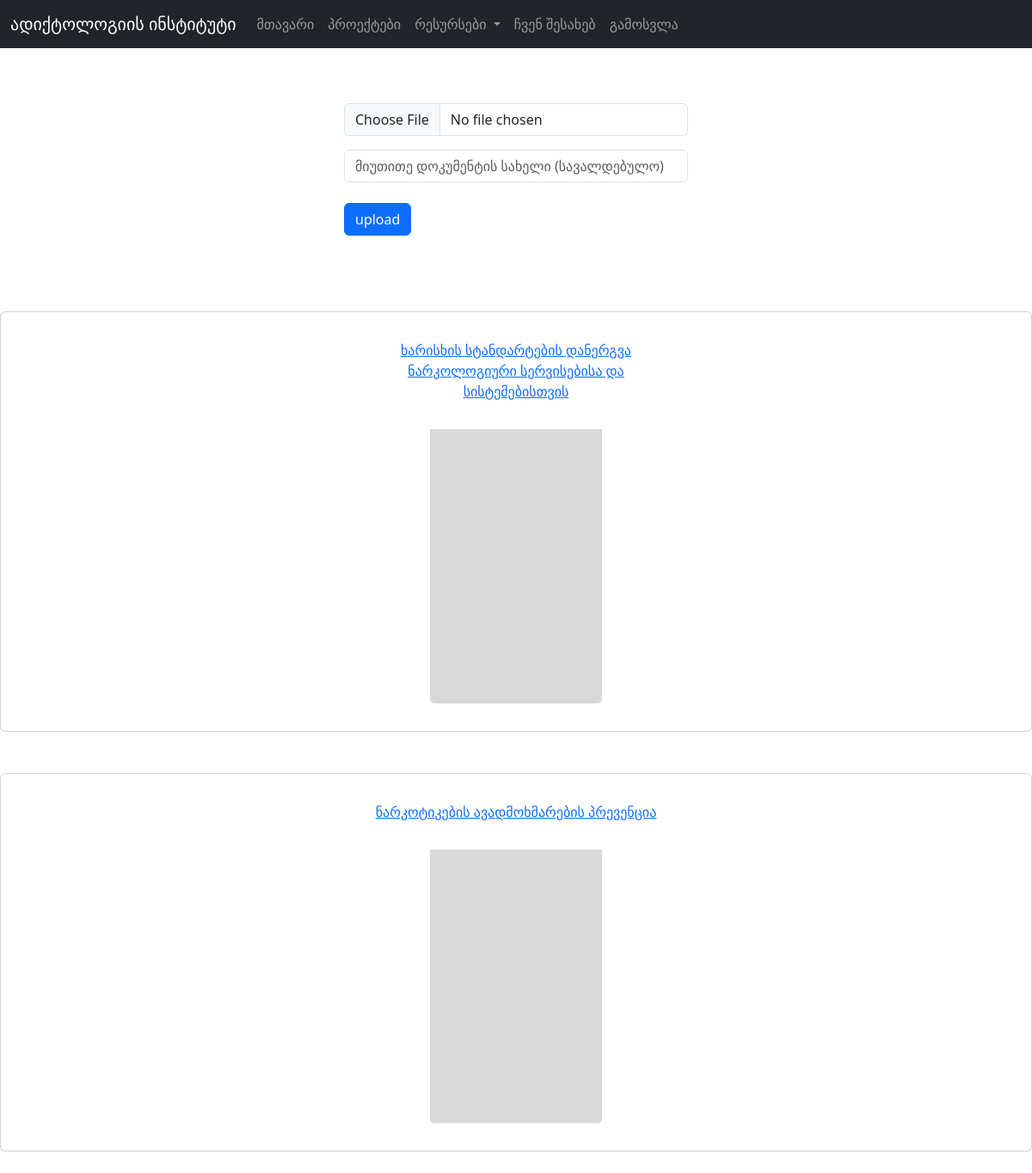
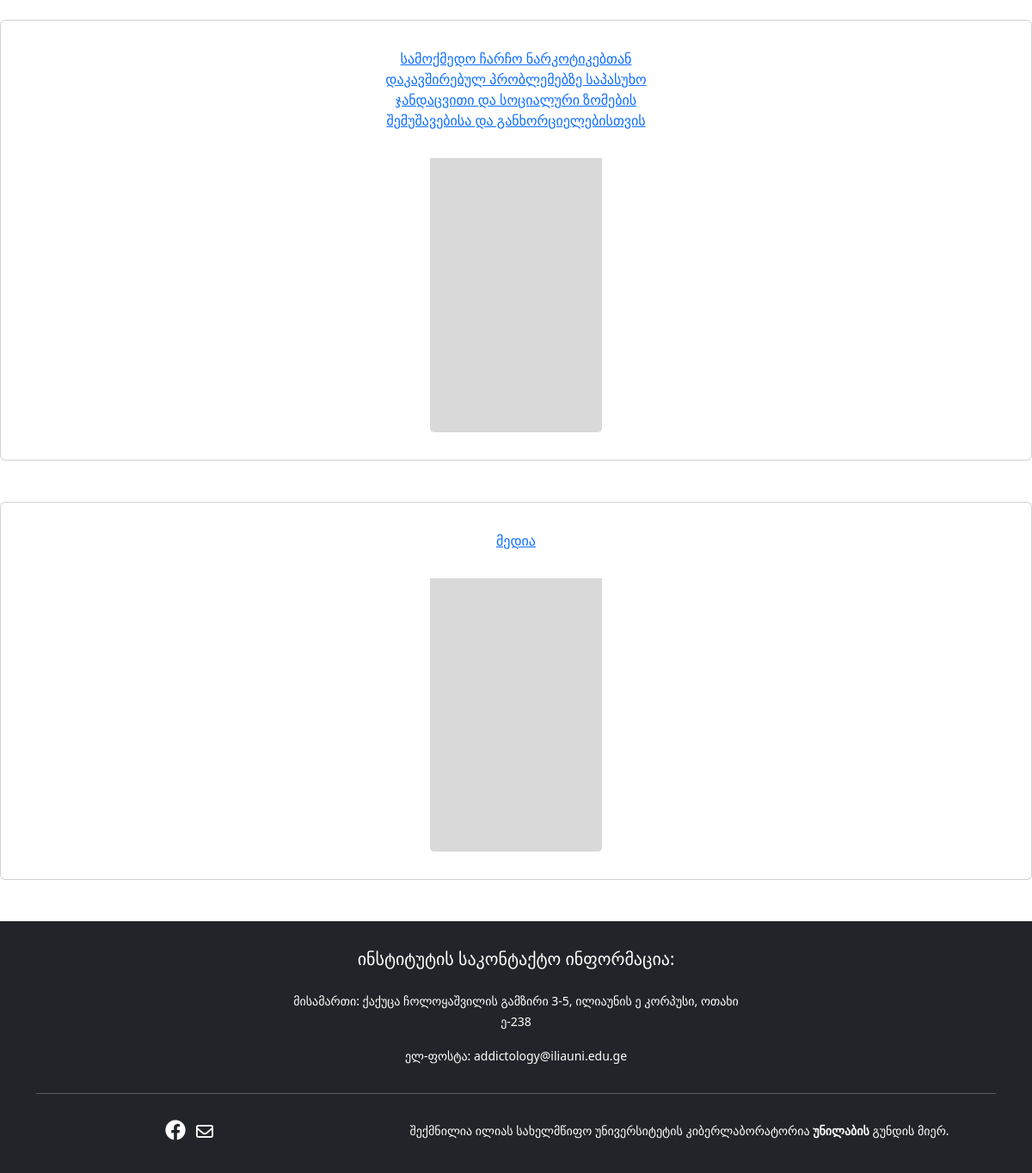
Page /publications/books (signed in) on the committed database (2 pictures, top to bottom).
### addiction/models/file.py (models this page shows)
class File(BaseModel):
    __tablename__='files'
    id=db.Column(db.Integer, primary_key=True)
    filename=db.Column(db.String(200))
    displayname=db.Column(db.String(200))
    file_path=db.Column(db.String(500))
    category=db.Column(db.String(200))

### addiction/views/publications/routes.py (the view, shortened to what this page needs)
@publication_blueprint.route("/publications/<string:category>", methods=['GET', 'POST'])
def publication(category):
    publications=File.query.filter_by(category=category).all()
    form=UploadForm()
    return render_template("publications/publications.html", publications=publications, name_dict=name_dict, category=category, form=form)

### addiction/views/publications/forms.py
class UploadForm(FlaskForm):
    pdf=FileField(validators=[ FileAllowed ( ["pdf"])])
    upload=SubmitField('upload')
    displayname=StringField("მიუთითე დოკუმენტის სახელი (სავალდებულო)", validators=[DataRequired("დოკუმენტის სახელი სავალდებულოა"), length(min=3, max=500)])

### addiction/__init__.py (called while the page is built)
def register_extensions(app):
    db.init_app(app)
    migrate.init_app(app, db)
    login_manager.init_app(app)
    login_manager.login_view="auth.login"
    @login_manager.user_loader
    def load_user(_id):
        return User.query.get(_id)
    admin.index_view=SecureAdminView()
    admin.init_app(app)
    admin.add_view(HomeModelView(Home, db.session))
    admin.add_view(StaffModelView(Staff, db.session))
    admin.add_view(UserModelView(User, db.session))
    admin.add_view(RoleModelView(Role, db.session))
    admin.add_view(FileModelView(File, db.session))
    admin.add_view(ProjectModelView(Project, db.session))
    admin.add_link(MenuLink("Go back", url="/", icon_type="fa", icon_value="fa-sign-out"))

### addiction/models/user.py (called while the page is built)
    def has_role(self, role):
        return role in [userrole.name for userrole in self.roles]

### addiction/templates/publications/publications.html (shortened to what this page needs)
{%extends "layouts/base.html"%}  {%block content%}
{% if current_user.is_authenticated and current_user.has_role('admin')%}
<form method="POST" enctype="multipart/form-data">
<div class="d-flex justify-content-center mt-5 mb-5">
  <div class="col-md-5 col-lg-4 mt-3">
          <div class="mb-3">
            {{form.pdf(class="form-control", accept=".pdf")}}
          </div>
          <div class="mb-3">
            {{form.displayname(class="form-control", placeholder=form.displayname.label.text)}}
          </div>
          <div class="mb-3">
            {{form.upload(class="btn btn-primary mt-2")}}
          </div>
  </div>
</div>
</form>
{%endif%}
<br>
{%for i in publications%}
<div class="card mb-5 text-center align-items-center">
  <div class="card-body mt-3 col-md-4 col-lg-4" >
    <p class="card-text"><a href="{{url_for('publication.view', pdf_name=i.filename)}}">{{i.displayname}}</a></p>
  </div>
  <div class="d-flex justify-content-center mt-3 mb-3">
  <div class="col-md-2 col-lg-2 mb-3">
  <a href="{{url_for('static', filename='publications/' + i.category +'/' + i.filename)}}"><img src="{{ url_for('static', filename = 'images/img.png') }}" class="card-img-bottom" alt="..."></a>
  </div>
</div>
</div>
{%endfor%}
{%endblock%}

### rows in the picture
File: displayname "ხარისხის სტანდარტების დანერგვა ნარკოლოგიური სერვისებისა და სისტემებისთვის"
File: displayname "ნარკოტიკების ავადმოხმარების პრევენცია"
File: displayname "სამოქმედო ჩარჩო ნარკოტიკებთან დაკავშირებულ პრობლემებზე საპასუხო ჯანდაცვითი და სოციალური ზომების შემუშავებისა და განხორციელებისთვის"
File: displayname "მედია"
